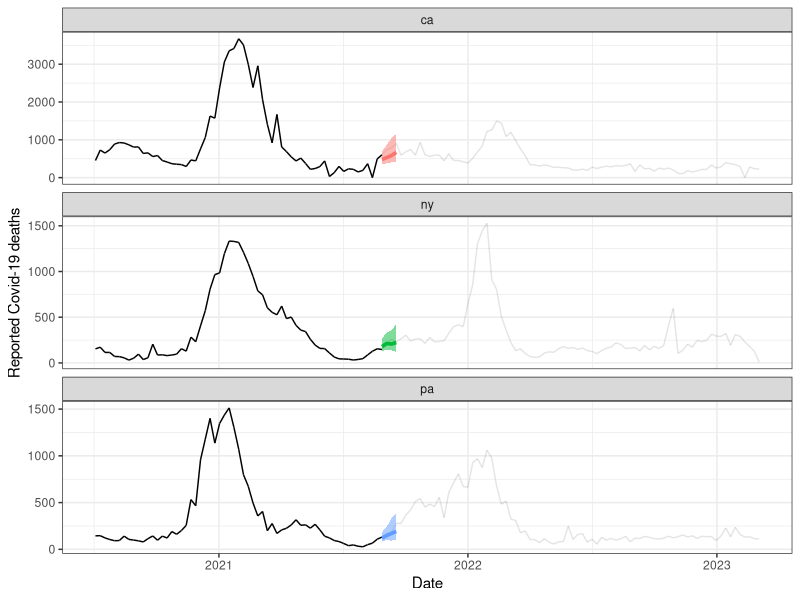

R code for this plot:
## ---- chunk 1
knitr::opts_chunk$set(cache = TRUE, autodep = TRUE, cache.comments = TRUE)
## ---- chunk 2
library(tidyverse)

cases_deaths = read.csv("cases_deaths.csv")
forecasts = read.csv("forecasts.csv")
cases_deaths = cases_deaths |> mutate(date = as.Date(date))
forecasts = forecasts |> mutate(target_date = as.Date(target_date))

fc_date = as.Date("2021-08-21")
states = c("ca", "ny", "pa")

ggplot() +
  geom_line(
    data = cases_deaths |> filter(geo_value %in%states),
    aes(x = date, y = deaths, alpha = ifelse(date <= fc_date, 1, 0.8))) + 
  geom_ribbon(
    data = forecasts |> filter(geo_value %in% states) |>
      mutate(forecast_date = target_date - ahead * 7) |>
      filter(forecast_date == fc_date), 
    aes(x = target_date, ymin = forecast_0.1, ymax = forecast_0.9,
        fill = geo_value), alpha = 0.5) +
  geom_line(
    data = forecasts |> filter(geo_value %in% states) |>
      mutate(forecast_date = target_date - ahead * 7) |>
      filter(forecast_date == fc_date), 
    aes(x = target_date, y = forecast_0.5, color = geo_value), 
    linewidth = 1.25) +
  facet_wrap(vars(geo_value), scales = "free_y", ncol = 1) +
  labs(x = "Date", y = "Reported Covid-19 deaths") + 
  theme_bw() + theme(legend.position = "none")
## ---- chunk 3
# CODE GOES HERE
## ---- chunk 4
# CODE GOES HERE
## ---- chunk 5
# CODE GOES HERE
## ---- chunk 6
# CODE GOES HERE
## ---- chunk 7
# CODE GOES HERE
## ---- chunk 8
# CODE GOES HERE
## ---- chunk 9
# CODE GOES HERE
## ---- chunk 10
# CODE GOES HERE
## ---- chunk 11
# CODE GOES HERE
## ---- chunk 12
# CODE GOES HERE
## ---- chunk 13
# CODE GOES HERE
## ---- chunk 14
# CODE GOES HERE
## ---- chunk 15
# CODE GOES HERE
## ---- chunk 16
# CODE GOES HERE
